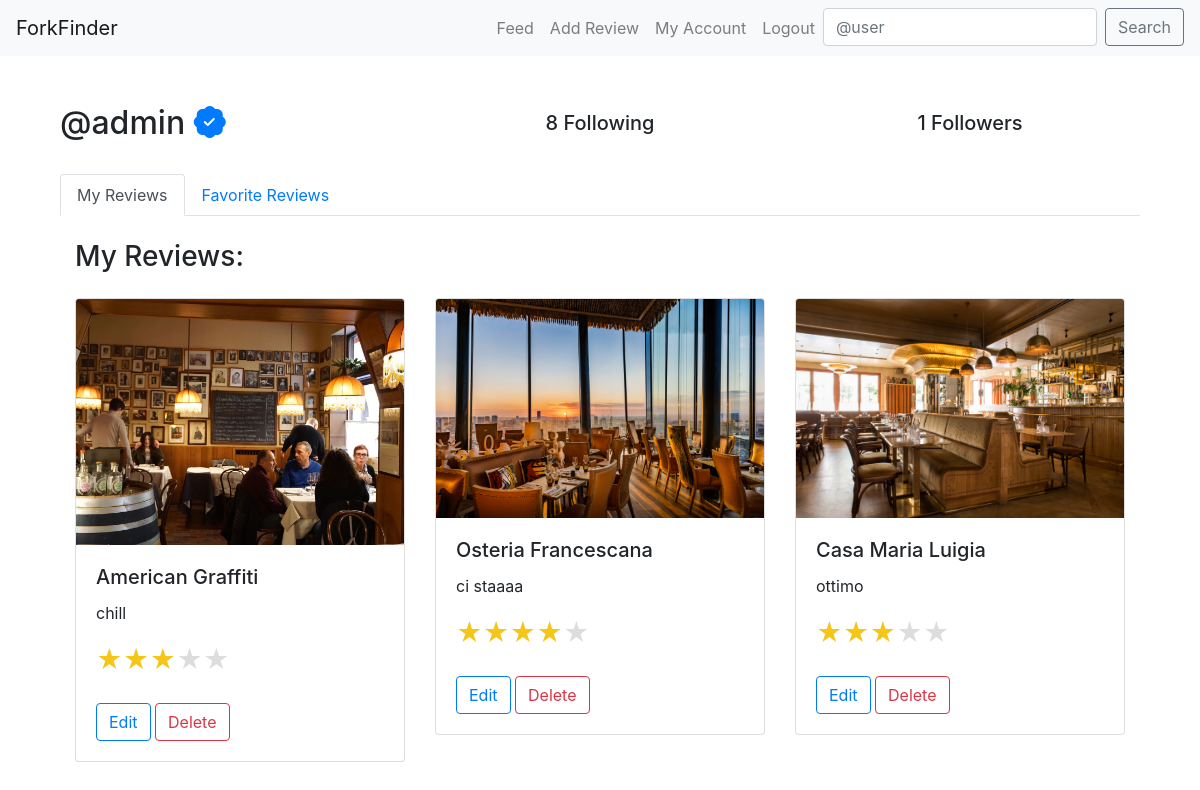
Before: /my_account/ (signed in) with the older database file.
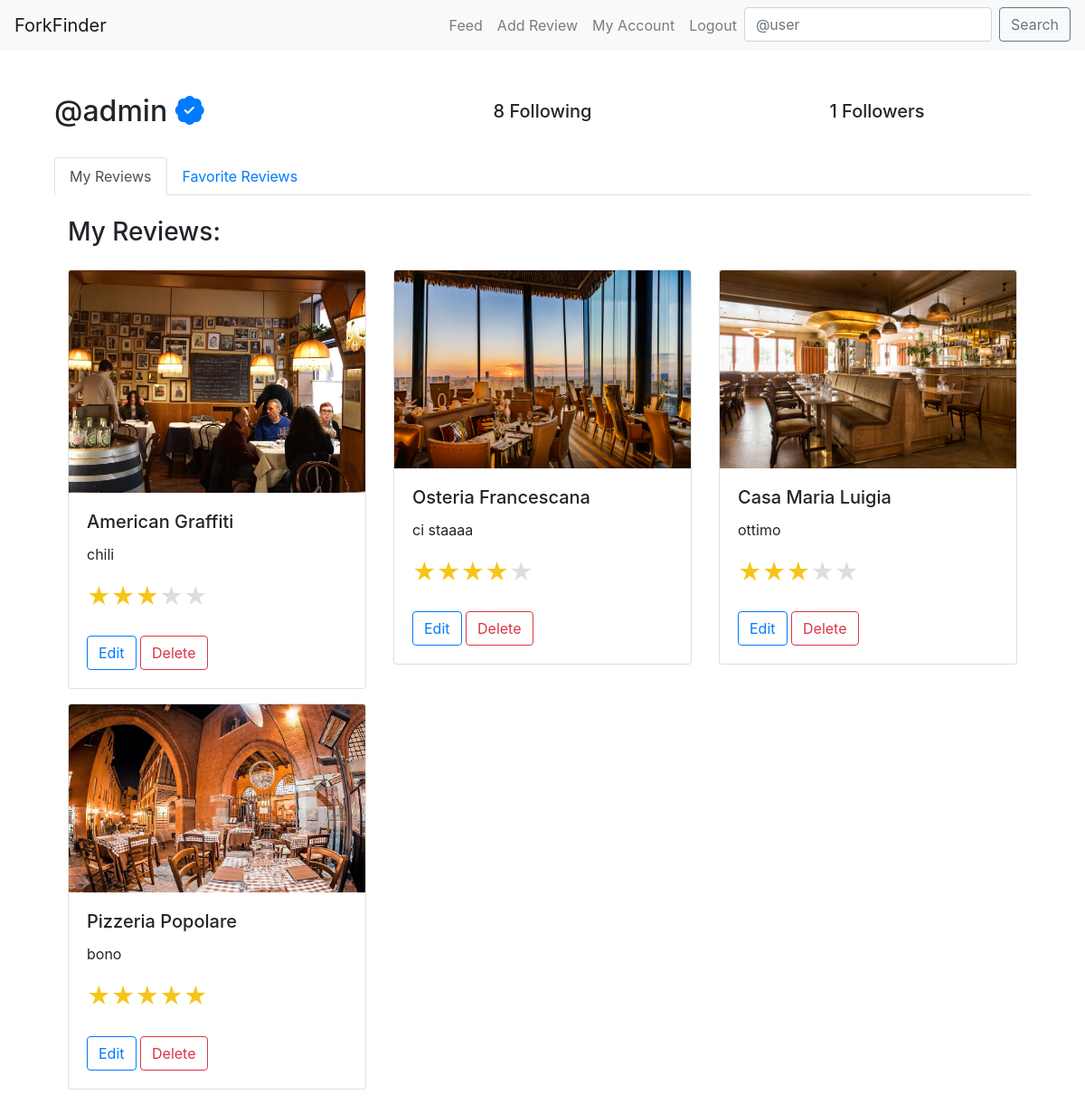
After: the same page with the newer database file.
### core/models.py (models this page shows, shortened)
class Review(models.Model):
    user = models.ForeignKey(User, related_name="reviews", on_delete=models.CASCADE)
    restaurant = models.ForeignKey(Restaurant, on_delete=models.CASCADE)
    body = models.CharField(max_length=255)
    rating = models.PositiveSmallIntegerField()
    taste_rating = models.PositiveSmallIntegerField(blank=True, null=True)
    presentation_rating = models.PositiveSmallIntegerField(blank=True, null=True)
    service_rating = models.PositiveSmallIntegerField(blank=True, null=True)
    photo = models.ImageField(upload_to='media/review_photos/')
    is_featured = models.BooleanField(default=False)
    created_at = models.DateTimeField(auto_now_add=True)

class Restaurant(models.Model):
    place_id = models.CharField(max_length=255, unique=True)
    name = models.CharField(max_length=60)
    address = models.CharField(max_length=120,blank=True,null=True)
    longitude = models.CharField(max_length=255)
    latitude = models.CharField(max_length=255)

### core/views.py (the view)
# urls.py: path("my_account/", my_account_view, name="my_account"),
def my_account_view(request):
    return render(request, "my_account.html")

### core/models.py (called while the page is built)
    def is_culinary_critic(self):
        return self.user_type == 'critic'

### templates/my_account.html (shortened to what this page needs)
{% extends "base.html" %}
{% block content %}
<div class="container">
    <div class="row align-items-center mb-4">
        <div class="col-md-4">
            <h2>@{{ request.user.username }}
                {% if request.user.profile.is_culinary_critic %}
                    <i class="bi bi-patch-check-fill text-primary" title="Verified"></i>
                {% endif %}
            </h2>
        </div>
        <div class="col-md-4 text-center">
            <h5>{{ request.user.profile.follows.count }} Following</h5>
        </div>
        <div class="col-md-4 text-center">
            <h5>{{ request.user.profile.followed_by.count }} Followers</h5>
        </div>
    </div>
    <ul class="nav nav-tabs" id="myTab" role="tablist">
        <li class="nav-item">
            <a class="nav-link active" id="my-reviews-tab" data-toggle="tab" href="#my-reviews" role="tab" aria-controls="my-reviews" aria-selected="true">My Reviews</a>
        </li>
        <li class="nav-item">
            <a class="nav-link" id="favorite-reviews-tab" data-toggle="tab" href="#favorite-reviews" role="tab" aria-controls="favorite-reviews" aria-selected="false">Favorite Reviews</a>
        </li>
    </ul>
    <br>
    <div class="tab-content" id="myTabContent" >
        <div class="tab-pane fade show active" id="my-reviews" role="tabpanel" aria-labelledby="my-reviews-tab">
            <div class="container">
                <h3 class="mb-4">My Reviews:</h3>
                <div class="row">
                    {% for review in request.user.reviews.all %}
                    <div class="col-md-4 mb-3">
                        <div class="card">
                            <img src="{{ review.photo.url }}" class="card-img-top" alt="Restaurant Photo">
                            <div class="card-body">
                                <h5 class="card-title">{{ review.restaurant.name }}</h5>
                                <p class="card-text">{{ review.body }}</p>
                                <p class="card-text">
                                    <small class="text-muted">
                                        <span class="star-rating">
                                            {% for i in "54321" %}
                                                <label style="color: {% if i|add:0 <= review.rating %}#f5c518{% else %}#ddd{% endif %};">&#9733;</label>
                                            {% endfor %}
                                        </span>
                                    </small>
                                </p>
                                <a href="{% url 'edit_review' review.pk %}" class="btn btn-outline-primary">Edit</a>
                                <button type="button" class="btn btn-outline-danger" data-toggle="modal" data-target="#deleteModal{{ review.pk }}">
                                    Delete
                                </button>
                            </div>
                        </div>
                    </div>
                    {% endfor %}
                </div>
            </div>
        </div>
    </div>
</div>
{% endblock %}

Changed rows visible on the page:
changed Review "American Graffiti": body "chill" → "chili"
added Review: photo (picture), restaurant.name "Pizzeria Popolare", body "bono"
